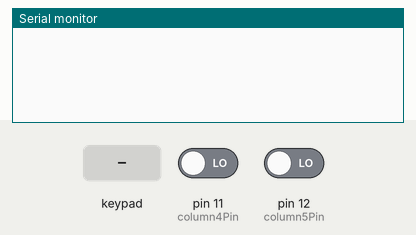
A sketch run on a simulated Arduino Leonardo, built with avr-gcc and run on an emulated ATmega32U4. Shown: the last lines printed to the serial monitor. Wiring (inferred from the names in the program): 4×3 keypad with keys 1 2 3 4 5 6 7 8 9 * 0 # (labels assumed): rows pin 7, pin 8, pin 9, pin 10; columns pin 4, pin 5, pin 6. The inputs (shaded band) are chosen by the test bench; at power-on: pin 11 (column4Pin) LOW, pin 12 (column5Pin) LOW. USB keyboard and mouse output is not drawn.

Above: at 1.2 s.
1.3 s: pin 11 (column4Pin) driven HIGH
At 2.4 s:
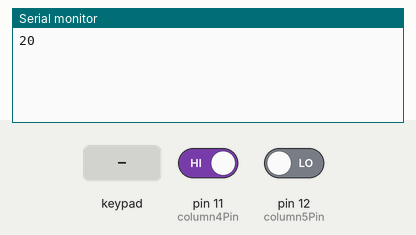
2.8 s: pin 12 (column5Pin) driven HIGH
At 3.5 s:
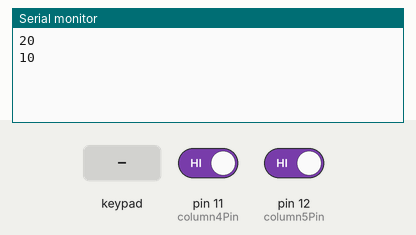
4.3 s: key '1' pressed
At 4.6 s:
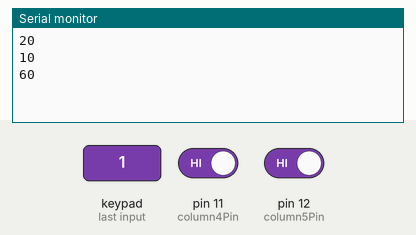
5.8 s: keypad keys 1 2 pressed 0.4 s apart
At 7.3 s:
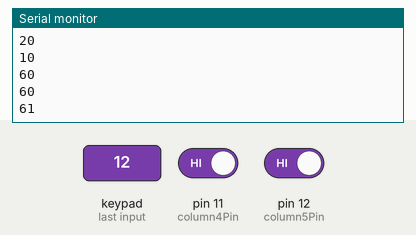
8.1 s: key '3' pressed
At 8.8 s:
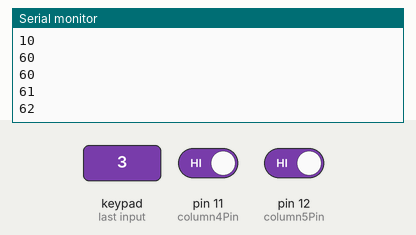
Timing chart, 0 to 10.6 s (numbered marks = the images above; inputs shaded):
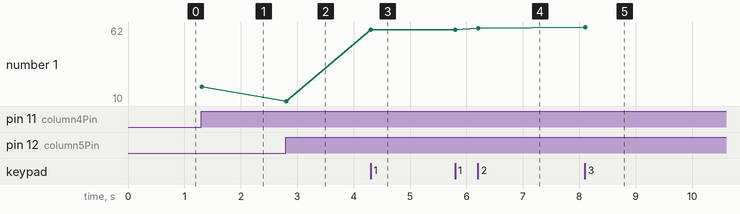

Measured:
- after the input at 1.3 s, the serial monitor: prints a new line at once (image 1)
- after the input at 2.8 s, the serial monitor: prints a new line at once (image 2)
- after the input at 4.3 s, the serial monitor: prints a new line at once (image 3)
- after the input at 5.8 s, the serial monitor: prints a new line after 0.41 s (image 4)
- after the input at 8.1 s, the serial monitor: prints a new line at once (image 5)
- plotted number 1: 20 → 10 after the input at 2.8 s, 10 → 60 after the input at 4.3 s, 60 → 61 after the input at 5.8 s, 61 → 62 after the input at 8.1 s

The sketch:

CareBareKeyboard_2023-05-20_03.ino
```cpp
/*
  created 6 Mar 2012
  modified 27 Mar 2012
  by Tom Igoe

  This example is in the public domain.

  https://www.arduino.cc/en/Tutorial/BuiltInExamples/KeyboardLogout
*/

#include "Keyboard.h"

// Declare the pins
const int row0Pin = 4;
const int row1Pin = 5;
const int row2Pin = 6;
const int column0Pin = 7;
const int column1Pin = 8;
const int column2Pin = 9;
const int column3Pin = 10;
const int column4Pin = 11;
const int column5Pin = 12;


// Define some arrays to hold information about the key arrangement
const int keyboardRows[] = {row0Pin, row1Pin, row2Pin};
const int keyboardColumns[] = {column5Pin, column4Pin, column3Pin, column2Pin, column1Pin, column0Pin};

const int keyboardColumnCount = 6;
const int keyboardRowCount = 3;
int risingEdge[keyboardColumnCount][keyboardRowCount];
long waitingOnTime[keyboardColumnCount][keyboardRowCount];
int sustainedContact[keyboardColumnCount][keyboardRowCount];
int debounceTime = 5;

void setup() {
  // Set the rows as outputs and the columns as inputs
  for(int i;i<keyboardRowCount;i++){
    pinMode(keyboardRows[i], OUTPUT);
    digitalWrite(keyboardRows[i], LOW);
  }
  for(int i;i<keyboardColumnCount;i++){
    pinMode(keyboardColumns[i], INPUT);
  }
  Serial.begin(115200);
  Keyboard.begin();
}

void loop() {
  scanInputs();
  int decimalEquivalent = convertToDecimal();
  if(decimalEquivalent != 0){
    Serial.print(decimalEquivalent);
    Serial.print("\n");
    typeSomething(decimalEquivalent);
  }

//  displaySomeTable();
//  displayRisingEdges();
}

void typeSomething(int funLocation){
  if(funLocation == 0){
    return;
  }
  switch (funLocation){
    case 10:
    // Cut
      Keyboard.press(KEY_LEFT_CTRL);
      Keyboard.press('X');
      Keyboard.releaseAll();
      break;
    case 11:
    // Copy
      Keyboard.press(KEY_LEFT_CTRL);
      Keyboard.press('C');
      Keyboard.releaseAll();
      break;
    case 12:
    // Paste
      Keyboard.press(KEY_LEFT_CTRL);
      Keyboard.press('V');
      Keyboard.releaseAll();
      break;
    case 20:
    // Go to the third most recently used window
      Keyboard.press(KEY_LEFT_ALT);
      Keyboard.write(KEY_TAB);
      delay(50);
      Keyboard.write(KEY_TAB);
      delay(50);
      Keyboard.write(KEY_TAB);
      Keyboard.releaseAll();
      break;
    case 21:
    // Send the END key
      Keyboard.write(KEY_END);
      break;
    case 22:
    // Type the OMEGA symbol Ω
      Keyboard.press(KEY_LEFT_ALT);
      Keyboard.write(226);
      Keyboard.write(227);
      Keyboard.write(228);
      Keyboard.releaseAll();
      break;
    case 30:
    // Go to the second most recently used window
      Keyboard.press(KEY_LEFT_ALT);
      Keyboard.write(KEY_TAB);
      delay(50);
      Keyboard.write(KEY_TAB);
      Keyboard.releaseAll();
      break;
    case 31:
    // Send the HOME key
      Keyboard.write(KEY_HOME);
      break;
    case 32:
    // Type the BULLET symbol •
      Keyboard.press(KEY_LEFT_ALT);
      Keyboard.write(231);
      Keyboard.releaseAll();
      break;
    case 40:
    // Go to the most recently used window
      Keyboard.press(KEY_LEFT_ALT);
      Keyboard.press(KEY_TAB);
      Keyboard.releaseAll();
      break;
    case 41:
    // Select all
      Keyboard.press(KEY_LEFT_CTRL);
      Keyboard.write('A');
      Keyboard.releaseAll();
      break;
    case 42:
    // Type the DEGREES symbol °
      Keyboard.press(KEY_LEFT_ALT);
      Keyboard.write(226);
      Keyboard.write(228);
      Keyboard.write(232);
      Keyboard.releaseAll();
      break;
    case 50:
    // Type Arduino's print command
      Keyboard.print("Serial.print();");
      break;
    case 51:
    // Open Arduino's serial plotter
      Keyboard.press(KEY_LEFT_CTRL);
      Keyboard.press(KEY_LEFT_SHIFT);
      Keyboard.write('L');
      Keyboard.releaseAll();
      break;
    case 52:
    // Open Arduino's serial monitor
      Keyboard.press(KEY_LEFT_CTRL);
      Keyboard.press(KEY_LEFT_SHIFT);
      Keyboard.write('M');
      Keyboard.releaseAll();
      break;
    case 60:
    // Press ESCAPE and release any stuck keys
      Keyboard.write(KEY_ESC);
      Keyboard.releaseAll();
      break;
    case 61:
    // Press all the modifier keys and "Q"
    // This would be useful for triggering a macro in AutoHotkey
      Keyboard.press(KEY_LEFT_CTRL);
      Keyboard.press(KEY_LEFT_SHIFT);
      Keyboard.press(KEY_LEFT_ALT);
      Keyboard.press(KEY_LEFT_GUI);
      Keyboard.write('Q');
      Keyboard.releaseAll();
      break;
    case 62:
    // Press all the modifier keys and "W"
    // This would be useful for triggering a macro in AutoHotkey
      Keyboard.press(KEY_LEFT_CTRL);
      Keyboard.press(KEY_LEFT_SHIFT);
      Keyboard.press(KEY_LEFT_ALT);
      Keyboard.press(KEY_LEFT_GUI);
      Keyboard.write('W');
      Keyboard.releaseAll();
      break;
    default:
    // If there is an error, release any stuck keys
      Keyboard.releaseAll();
      break;
  }
}

int convertToDecimal(){
  int funDecimal = 0;
  for(int i=0;i<keyboardRowCount;i++){
    for(int k=0;k<keyboardColumnCount;k++){
      if(risingEdge[k][i]){
        funDecimal = 10*k + 10;
        funDecimal = funDecimal + i;
        return funDecimal;
      }
    }
  }
  return 0;
}

void displayRisingEdges(){
  for(int i=0;i<keyboardRowCount;i++){
    for(int k=0;k<keyboardColumnCount;k++){
      if(risingEdge[k][i]){
        Serial.print(k);
        Serial.print(", ");
        Serial.print(i);
        Serial.print("\n");
      }
    }
  }
}


void displaySomeTable(){
  for(int i=0;i<keyboardRowCount;i++){
    for(int k=0;k<keyboardColumnCount;k++){
      if(risingEdge[k][i] != 0){
        Serial.print("+\t");
      }else{
        Serial.print("-\t");
      }
    }
    Serial.print("\n");
  }
  Serial.print("~ ~ ~ ~ ~ ~ ~ ~ ~ ~ ~ ~\n\n");
}


void scanInputs(){
  for(int i=0;i<keyboardRowCount;i++){
    digitalWrite(keyboardRows[i], HIGH);
    for(int k=0;k<keyboardColumnCount;k++){
      bool readKey = digitalRead(keyboardColumns[k]);
      if(!sustainedContact[k][i] && risingEdge[k][i]){
        sustainedContact[k][i] = HIGH;
        risingEdge[k][i] = LOW;
      }
      if(readKey){
        // A key is pressed
        if((waitingOnTime[k][i] == 0) && (sustainedContact[k][i] == LOW)){
          waitingOnTime[k][i] = millis();
        }else{
          if((millis() > (waitingOnTime[k][i] + debounceTime)) && !sustainedContact[k][i] && !risingEdge[k][i]){
            risingEdge[k][i] = HIGH;
          }
        }
      }else{
        // A key is unpressed
        waitingOnTime[k][i] = 0;
        sustainedContact[k][i] = LOW;
        risingEdge[k][i] = LOW;
      }
    }
    digitalWrite(keyboardRows[i], LOW);
  }
}
```
